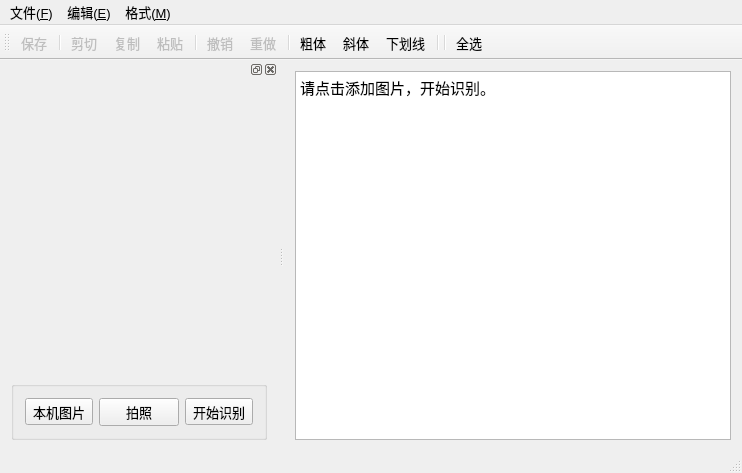
<?xml version="1.0" encoding="UTF-8"?>
<ui version="4.0">
 <class>MainWindow</class>
 <widget class="QMainWindow" name="MainWindow">
  <property name="geometry">
   <rect>
    <x>0</x>
    <y>0</y>
    <width>742</width>
    <height>473</height>
   </rect>
  </property>
  <property name="font">
   <font>
    <pointsize>10</pointsize>
   </font>
  </property>
  <property name="windowTitle">
   <string>QAction，QMainWindow，QPlainTextEdit</string>
  </property>
  <property name="toolButtonStyle">
   <enum>Qt::ToolButtonTextUnderIcon</enum>
  </property>
  <widget class="QWidget" name="centralWidget">
   <layout class="QHBoxLayout" name="horizontalLayout">
    <item>
     <widget class="QPlainTextEdit" name="textEdit">
      <property name="font">
       <font>
        <pointsize>11</pointsize>
       </font>
      </property>
      <property name="plainText">
       <string>请点击添加图片，开始识别。</string>
      </property>
     </widget>
    </item>
   </layout>
  </widget>
  <widget class="QMenuBar" name="menuBar">
   <property name="geometry">
    <rect>
     <x>0</x>
     <y>0</y>
     <width>742</width>
     <height>21</height>
    </rect>
   </property>
   <widget class="QMenu" name="menu_E">
    <property name="title">
     <string>编辑(&amp;E)</string>
    </property>
    <addaction name="actEdit_Cut"/>
    <addaction name="actEdit_Copy"/>
    <addaction name="actEdit_Paste"/>
    <addaction name="separator"/>
    <addaction name="actEdit_Undo"/>
    <addaction name="actEdit_Redo"/>
    <addaction name="separator"/>
    <addaction name="actEdit_SelectAll"/>
    <addaction name="actEdit_Clear"/>
   </widget>
   <widget class="QMenu" name="menu_F">
    <property name="title">
     <string>格式(&amp;M)</string>
    </property>
    <widget class="QMenu" name="menu">
     <property name="title">
      <string>界面语言</string>
     </property>
    </widget>
    <addaction name="actFont_Bold"/>
    <addaction name="actFont_Italic"/>
    <addaction name="actFont_UnderLine"/>
    <addaction name="separator"/>
    <addaction name="menu"/>
   </widget>
   <widget class="QMenu" name="menu_F_2">
    <property name="title">
     <string>文件(&amp;F)</string>
    </property>
    <addaction name="actFile_Save"/>
    <addaction name="separator"/>
    <addaction name="actClose"/>
   </widget>
   <addaction name="menu_F_2"/>
   <addaction name="menu_E"/>
   <addaction name="menu_F"/>
  </widget>
  <widget class="QToolBar" name="mainToolBar">
   <property name="toolButtonStyle">
    <enum>Qt::ToolButtonTextUnderIcon</enum>
   </property>
   <attribute name="toolBarArea">
    <enum>TopToolBarArea</enum>
   </attribute>
   <attribute name="toolBarBreak">
    <bool>false</bool>
   </attribute>
   <addaction name="actFile_Save"/>
   <addaction name="separator"/>
   <addaction name="actEdit_Cut"/>
   <addaction name="actEdit_Copy"/>
   <addaction name="actEdit_Paste"/>
   <addaction name="separator"/>
   <addaction name="actEdit_Undo"/>
   <addaction name="actEdit_Redo"/>
   <addaction name="separator"/>
   <addaction name="actFont_Bold"/>
   <addaction name="actFont_Italic"/>
   <addaction name="actFont_UnderLine"/>
   <addaction name="separator"/>
   <addaction name="separator"/>
   <addaction name="actEdit_SelectAll"/>
  </widget>
  <widget class="QStatusBar" name="statusBar">
   <property name="sizeGripEnabled">
    <bool>true</bool>
   </property>
  </widget>
  <widget class="QDockWidget" name="dockWidget">
   <attribute name="dockWidgetArea">
    <number>1</number>
   </attribute>
   <widget class="QWidget" name="dockWidgetContents">
    <layout class="QVBoxLayout" name="verticalLayout" stretch="9,1">
     <item>
      <widget class="QLabel" name="label">
       <property name="text">
        <string/>
       </property>
       <property name="textFormat">
        <enum>Qt::PlainText</enum>
       </property>
       <property name="pixmap">
        <pixmap resource="res.qrc">:/icons/images/CN.jpg</pixmap>
       </property>
       <property name="scaledContents">
        <bool>true</bool>
       </property>
      </widget>
     </item>
     <item>
      <widget class="QGroupBox" name="groupBox">
       <property name="title">
        <string/>
       </property>
       <layout class="QHBoxLayout" name="horizontalLayout_2">
        <item>
         <widget class="QToolButton" name="toolButton">
          <property name="text">
           <string>本机图片</string>
          </property>
         </widget>
        </item>
        <item>
         <widget class="QPushButton" name="takePic">
          <property name="text">
           <string>拍照</string>
          </property>
         </widget>
        </item>
        <item>
         <widget class="QToolButton" name="toolButton_2">
          <property name="text">
           <string>开始识别</string>
          </property>
         </widget>
        </item>
       </layout>
      </widget>
     </item>
    </layout>
   </widget>
  </widget>
  <action name="actEdit_Cut">
   <property name="enabled">
    <bool>false</bool>
   </property>
   <property name="icon">
    <iconset resource="res.qrc">
     <normaloff>:/icons/images/200.bmp</normaloff>:/icons/images/200.bmp</iconset>
   </property>
   <property name="text">
    <string>剪切</string>
   </property>
   <property name="toolTip">
    <string>剪切到粘贴板</string>
   </property>
   <property name="shortcut">
    <string>Ctrl+X</string>
   </property>
  </action>
  <action name="actEdit_Copy">
   <property name="enabled">
    <bool>false</bool>
   </property>
   <property name="icon">
    <iconset resource="res.qrc">
     <normaloff>:/icons/images/202.bmp</normaloff>:/icons/images/202.bmp</iconset>
   </property>
   <property name="text">
    <string>复制</string>
   </property>
   <property name="toolTip">
    <string>复制到粘贴板</string>
   </property>
   <property name="shortcut">
    <string>Ctrl+C</string>
   </property>
  </action>
  <action name="actEdit_Paste">
   <property name="enabled">
    <bool>false</bool>
   </property>
   <property name="icon">
    <iconset resource="res.qrc">
     <normaloff>:/icons/images/204.bmp</normaloff>:/icons/images/204.bmp</iconset>
   </property>
   <property name="text">
    <string>粘贴</string>
   </property>
   <property name="toolTip">
    <string>从粘贴板粘贴</string>
   </property>
   <property name="shortcut">
    <string>Ctrl+V</string>
   </property>
  </action>
  <action name="actFont_Bold">
   <property name="checkable">
    <bool>true</bool>
   </property>
   <property name="icon">
    <iconset resource="res.qrc">
     <normaloff>:/icons/images/500.bmp</normaloff>:/icons/images/500.bmp</iconset>
   </property>
   <property name="text">
    <string>粗体</string>
   </property>
   <property name="toolTip">
    <string>粗体</string>
   </property>
  </action>
  <action name="actFont_Italic">
   <property name="checkable">
    <bool>true</bool>
   </property>
   <property name="icon">
    <iconset resource="res.qrc">
     <normaloff>:/icons/images/502.bmp</normaloff>:/icons/images/502.bmp</iconset>
   </property>
   <property name="text">
    <string>斜体</string>
   </property>
   <property name="toolTip">
    <string>斜体</string>
   </property>
  </action>
  <action name="actFont_UnderLine">
   <property name="checkable">
    <bool>true</bool>
   </property>
   <property name="icon">
    <iconset resource="res.qrc">
     <normaloff>:/icons/images/504.bmp</normaloff>:/icons/images/504.bmp</iconset>
   </property>
   <property name="text">
    <string>下划线</string>
   </property>
   <property name="toolTip">
    <string>下划线</string>
   </property>
  </action>
  <action name="actClose">
   <property name="icon">
    <iconset resource="res.qrc">
     <normaloff>:/icons/images/132.bmp</normaloff>:/icons/images/132.bmp</iconset>
   </property>
   <property name="text">
    <string>关闭</string>
   </property>
   <property name="toolTip">
    <string>关闭本窗口</string>
   </property>
  </action>
  <action name="actEdit_Clear">
   <property name="icon">
    <iconset resource="res.qrc">
     <normaloff>:/icons/images/212.bmp</normaloff>:/icons/images/212.bmp</iconset>
   </property>
   <property name="text">
    <string>清空</string>
   </property>
   <property name="toolTip">
    <string>清空</string>
   </property>
  </action>
  <action name="actEdit_Undo">
   <property name="enabled">
    <bool>false</bool>
   </property>
   <property name="icon">
    <iconset resource="res.qrc">
     <normaloff>:/icons/images/206.bmp</normaloff>:/icons/images/206.bmp</iconset>
   </property>
   <property name="text">
    <string>撤销</string>
   </property>
   <property name="toolTip">
    <string>撤销上次编辑操作</string>
   </property>
   <property name="statusTip">
    <string>撤销上次编辑操作</string>
   </property>
   <property name="shortcut">
    <string>Ctrl+Z</string>
   </property>
  </action>
  <action name="actEdit_Redo">
   <property name="enabled">
    <bool>false</bool>
   </property>
   <property name="icon">
    <iconset resource="res.qrc">
     <normaloff>:/icons/images/208.bmp</normaloff>:/icons/images/208.bmp</iconset>
   </property>
   <property name="text">
    <string>重做</string>
   </property>
   <property name="toolTip">
    <string>重做上次操作</string>
   </property>
   <property name="statusTip">
    <string>重做上次操作</string>
   </property>
   <property name="shortcut">
    <string>Ctrl+Y</string>
   </property>
  </action>
  <action name="actEdit_SelectAll">
   <property name="icon">
    <iconset resource="res.qrc">
     <normaloff>:/icons/images/100.bmp</normaloff>:/icons/images/100.bmp</iconset>
   </property>
   <property name="text">
    <string>全选</string>
   </property>
   <property name="toolTip">
    <string>全选</string>
   </property>
   <property name="shortcut">
    <string>Ctrl+A</string>
   </property>
  </action>
  <action name="actFile_Save">
   <property name="enabled">
    <bool>false</bool>
   </property>
   <property name="icon">
    <iconset resource="res.qrc">
     <normaloff>:/icons/images/104.bmp</normaloff>:/icons/images/104.bmp</iconset>
   </property>
   <property name="text">
    <string>保存</string>
   </property>
   <property name="toolTip">
    <string>保存修改</string>
   </property>
   <property name="statusTip">
    <string>没有实际保存文件</string>
   </property>
   <property name="shortcut">
    <string>Ctrl+S</string>
   </property>
  </action>
 </widget>
 <layoutdefault spacing="6" margin="11"/>
 <resources>
  <include location="res.qrc"/>
 </resources>
 <connections>
  <connection>
   <sender>actEdit_Cut</sender>
   <signal>triggered()</signal>
   <receiver>textEdit</receiver>
   <slot>cut()</slot>
   <hints>
    <hint type="sourcelabel">
     <x>-1</x>
     <y>-1</y>
    </hint>
    <hint type="destinationlabel">
     <x>308</x>
     <y>228</y>
    </hint>
   </hints>
  </connection>
  <connection>
   <sender>actEdit_Copy</sender>
   <signal>triggered()</signal>
   <receiver>textEdit</receiver>
   <slot>copy()</slot>
   <hints>
    <hint type="sourcelabel">
     <x>-1</x>
     <y>-1</y>
    </hint>
    <hint type="destinationlabel">
     <x>308</x>
     <y>228</y>
    </hint>
   </hints>
  </connection>
  <connection>
   <sender>actEdit_Paste</sender>
   <signal>triggered()</signal>
   <receiver>textEdit</receiver>
   <slot>paste()</slot>
   <hints>
    <hint type="sourcelabel">
     <x>-1</x>
     <y>-1</y>
    </hint>
    <hint type="destinationlabel">
     <x>308</x>
     <y>228</y>
    </hint>
   </hints>
  </connection>
  <connection>
   <sender>actEdit_Clear</sender>
   <signal>triggered()</signal>
   <receiver>textEdit</receiver>
   <slot>clear()</slot>
   <hints>
    <hint type="sourcelabel">
     <x>-1</x>
     <y>-1</y>
    </hint>
    <hint type="destinationlabel">
     <x>308</x>
     <y>228</y>
    </hint>
   </hints>
  </connection>
  <connection>
   <sender>actEdit_Undo</sender>
   <signal>triggered()</signal>
   <receiver>textEdit</receiver>
   <slot>undo()</slot>
   <hints>
    <hint type="sourcelabel">
     <x>-1</x>
     <y>-1</y>
    </hint>
    <hint type="destinationlabel">
     <x>347</x>
     <y>248</y>
    </hint>
   </hints>
  </connection>
  <connection>
   <sender>actEdit_Redo</sender>
   <signal>triggered()</signal>
   <receiver>textEdit</receiver>
   <slot>redo()</slot>
   <hints>
    <hint type="sourcelabel">
     <x>-1</x>
     <y>-1</y>
    </hint>
    <hint type="destinationlabel">
     <x>347</x>
     <y>248</y>
    </hint>
   </hints>
  </connection>
  <connection>
   <sender>textEdit</sender>
   <signal>undoAvailable(bool)</signal>
   <receiver>actEdit_Undo</receiver>
   <slot>setEnabled(bool)</slot>
   <hints>
    <hint type="sourcelabel">
     <x>347</x>
     <y>248</y>
    </hint>
    <hint type="destinationlabel">
     <x>-1</x>
     <y>-1</y>
    </hint>
   </hints>
  </connection>
  <connection>
   <sender>textEdit</sender>
   <signal>redoAvailable(bool)</signal>
   <receiver>actEdit_Redo</receiver>
   <slot>setEnabled(bool)</slot>
   <hints>
    <hint type="sourcelabel">
     <x>347</x>
     <y>248</y>
    </hint>
    <hint type="destinationlabel">
     <x>-1</x>
     <y>-1</y>
    </hint>
   </hints>
  </connection>
  <connection>
   <sender>actEdit_SelectAll</sender>
   <signal>triggered()</signal>
   <receiver>textEdit</receiver>
   <slot>selectAll()</slot>
   <hints>
    <hint type="sourcelabel">
     <x>-1</x>
     <y>-1</y>
    </hint>
    <hint type="destinationlabel">
     <x>319</x>
     <y>238</y>
    </hint>
   </hints>
  </connection>
  <connection>
   <sender>textEdit</sender>
   <signal>modificationChanged(bool)</signal>
   <receiver>actFile_Save</receiver>
   <slot>setEnabled(bool)</slot>
   <hints>
    <hint type="sourcelabel">
     <x>330</x>
     <y>200</y>
    </hint>
    <hint type="destinationlabel">
     <x>-1</x>
     <y>-1</y>
    </hint>
   </hints>
  </connection>
 </connections>
</ui>
